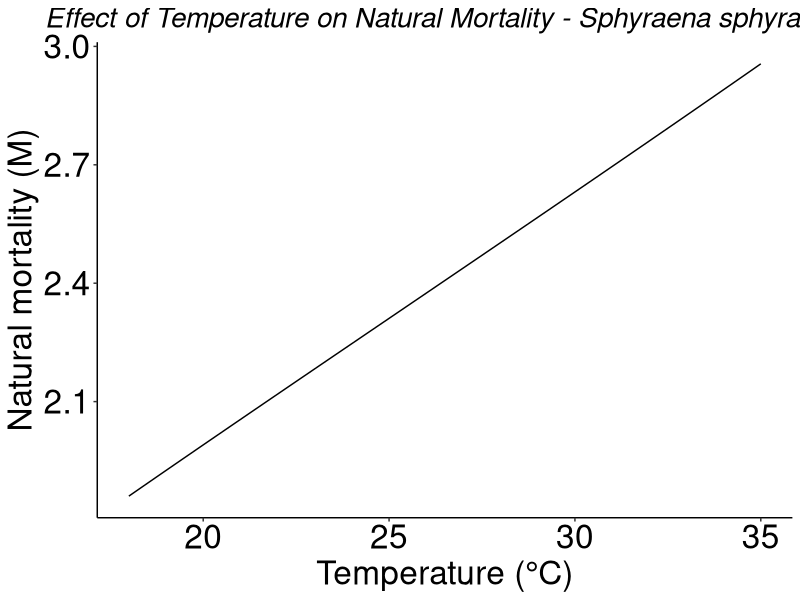
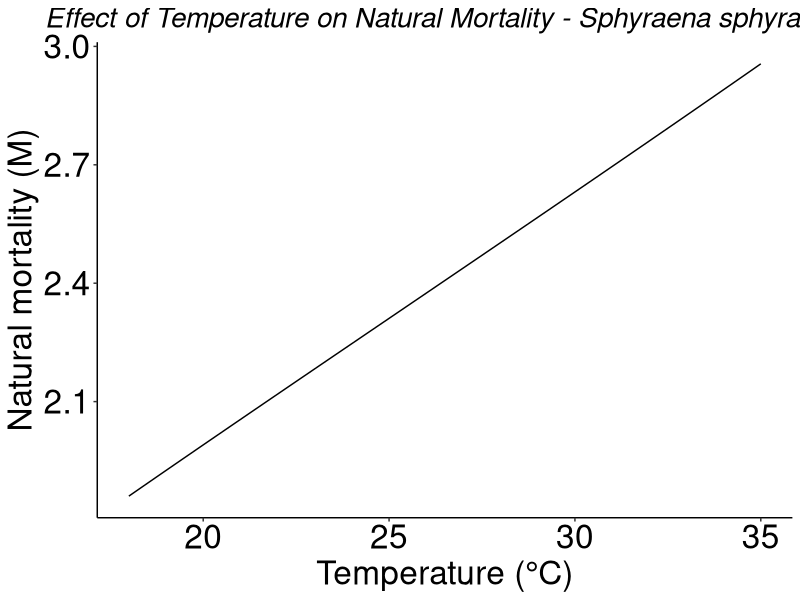

The R script that drew these images, in order:
# testing the effect of temperature on natural mortality using the Pauly 1980; Froese and Pauly 2000 equation for natural mortality and the temperature effect on growth performance and asymptotic length and weight using the Kielbassa et al. 2010; Mallet et al. 1999 equations for growth performance and asymptotic length and weight.

## load library
library(ggplot2)
library(patchwork)
library(reshape2)

# Set theme for output plots
theme_set(theme_classic())
theme_update(axis.text.x = element_text(colour = "black", size = 24), 
              axis.text.y = element_text(colour = "black", size = 24), axis.title = element_text(size = 24),
              plot.title = element_text(size = 26, hjust = 0.5))


# target_species <- read.csv("Parameters/cs_sp_parameters_fast.csv")
case_study_parameters <- read.csv("Parameters/cs_sp_parameters_slow.csv")

fish_data <- case_study_parameters[case_study_parameters$species == "Sphyraena sphyraena" & case_study_parameters$id == "ss",]

# Set the parameters for the functions
temp <- seq(18, 35, by = 0.1) # temperature range (made-up numbers)

# Extract base parameters for the species
Linf_base <- fish_data$Linf[1]
k_base <- fish_data$growth_coef[1]
temp_base <- fish_data$sp_opt_temp[1] 
M_base <- fish_data$M[1]

# assuming a 1% increase in K per degree increase in temperature
k_under_new_temp <- k_base * (1 + 0.01 * (temp - temp_base))

# assuming a 1% decrease in Linf per degree increase in temperature
Linf_new_clim <- Linf_base * (1 - 0.01 * (temp - temp_base))


## simulation of natural mortality from temperature: source: Pauly 1980; Froese and Pauly 2000
M_temp_function <- function(temp, Linf_new_clim, Linf_base, k_under_new_temp, k_base, temp_base, M_base){
  mult <- (10^(-0.066 - 0.279*log10(Linf_new_clim) + 0.6543*log10(k_under_new_temp) + 0.4634*log10(temp)))/
      (10^(-0.066 - 0.279*log10(Linf_base) + 0.6543*log10(k_base) + 0.4634*log10(temp_base)))
    # mult <- ((k_under_new_temp / k_base)^0.6543) * ((temp / temp_base)^0.4634) * ((Linf / Linf_base)^(-0.279))
  M_temp = M_base * mult
    # M_temp <- 10^(-0.066 - 0.279*log10(Linf) + 0.6543*log10(k_under_new_temp) + 0.4634*log10(temp))
    return(M_temp)
}

# M_temp_function(temp, Linf_new_clim, Linf_base, k_under_new_temp, k_base, temp_base, M_base)

# M_temp_function()

# plot M_temp_function across temperature range with ggplot
M_temp_values <- M_temp_function(temp, Linf_new_clim, Linf_base, k_under_new_temp, k_base, temp_base, M_base)
M_temp_df <- data.frame(temp = temp, M_temp = M_temp_values)
ggplot(M_temp_df, aes(x = temp, y = M_temp)) +
  geom_line() +
  labs(x = "Temperature (°C)", y = "Natural mortality (M)") +
  ggtitle(paste("Effect of Temperature on Natural Mortality -", fish_data$species[1])) +
  theme(plot.title = element_text(hjust = 0.5, size = 20, face = "italic"))


# save plot to a file
ggsave(filename = paste0("Shared/Outputs/temperature_effect_on_natural_mortality_", fish_data$species[1], ".png"), width = 10, height = 6, units = "in", dpi = 600)    
